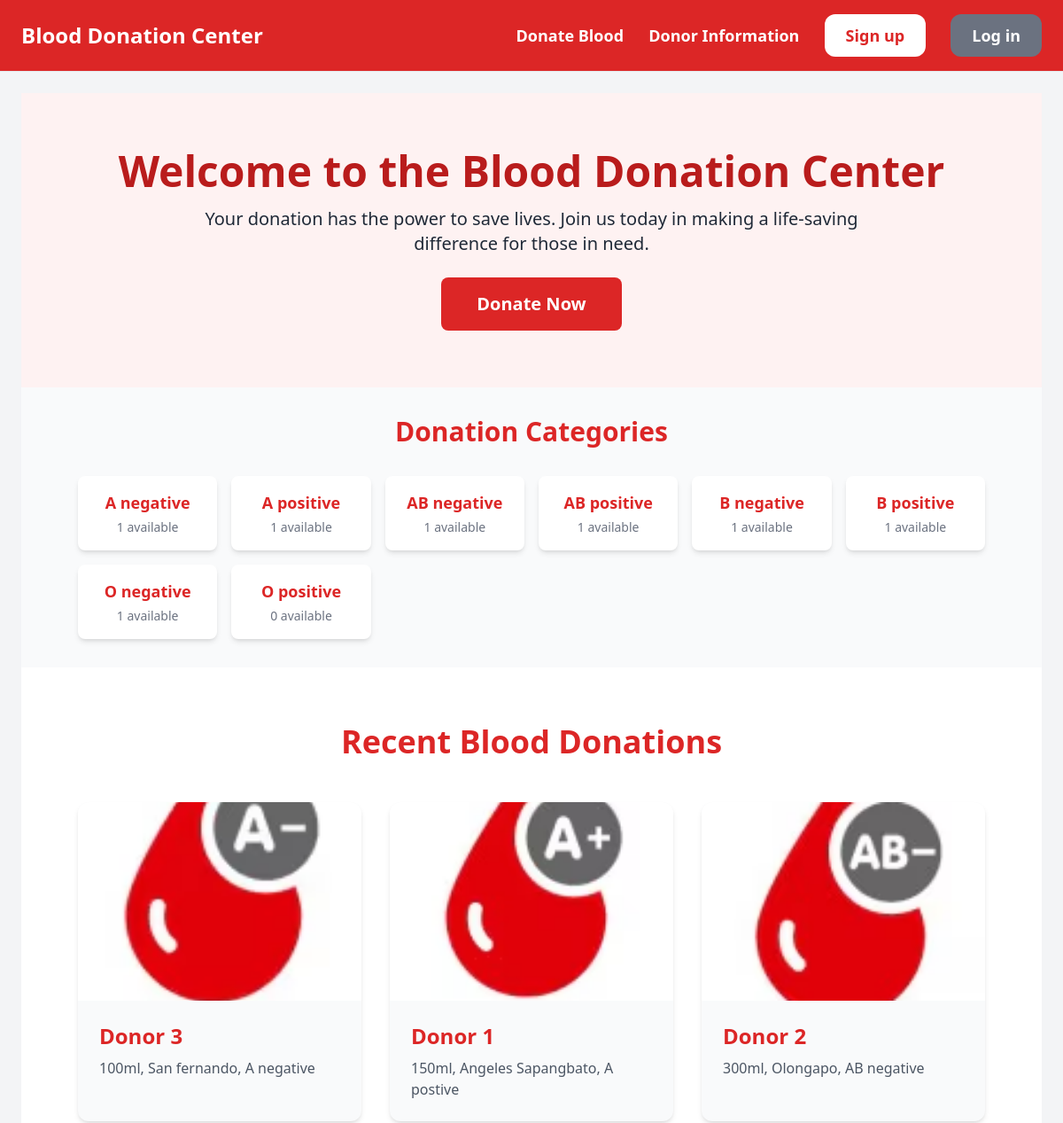
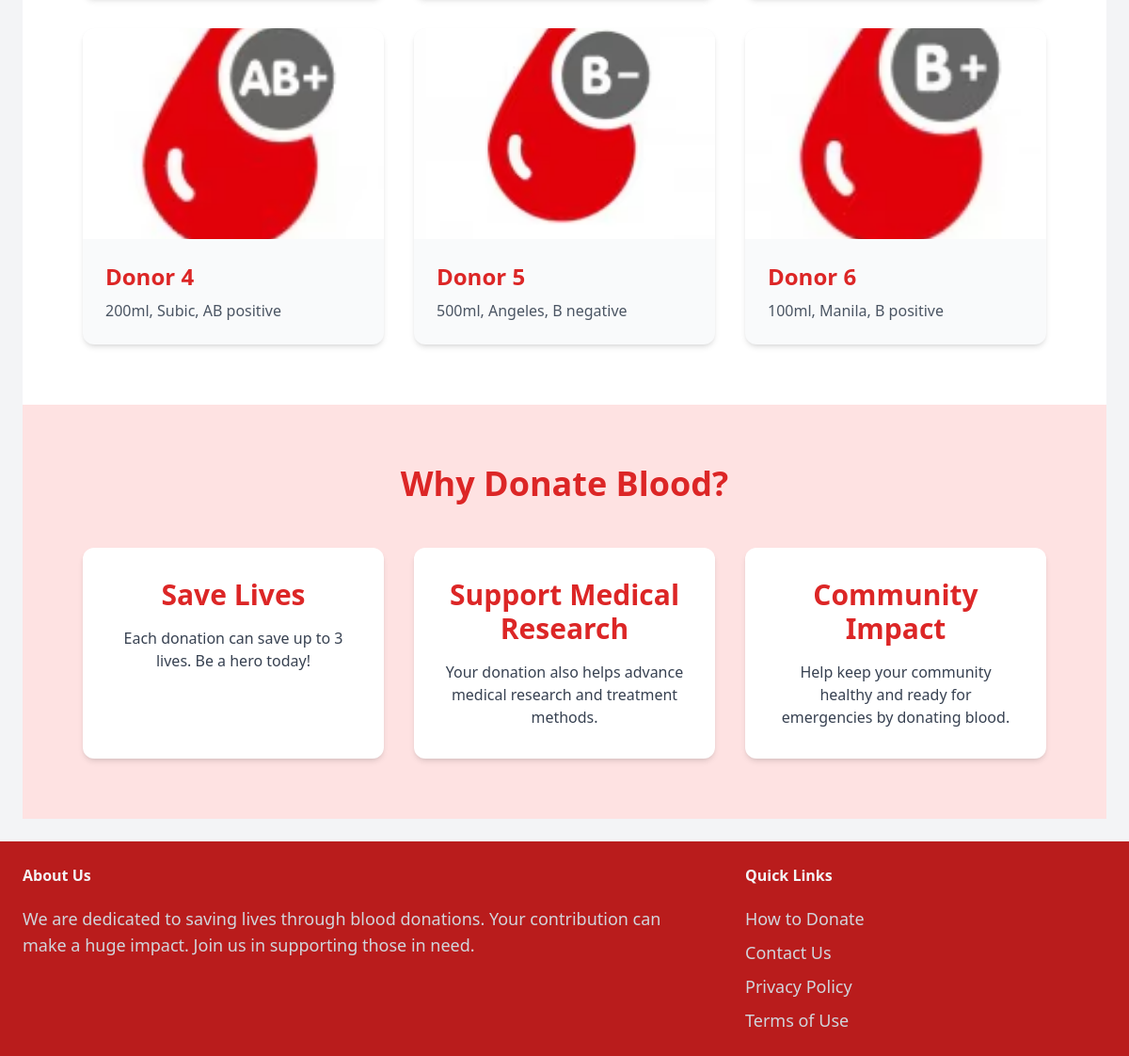
The page / on the database its author committed (2 pictures, top to bottom).
### item/models.py (models this page shows, shortened)
class Category(models.Model):
    name = models.CharField(max_length=255)
    class Meta:
        ordering = ('name',)
        verbose_name_plural = 'Categories'

class Item(models.Model):
    category = models.ForeignKey(Category, related_name='items', on_delete=models.CASCADE)
    name = models.CharField(max_length=255)
    description = models.TextField(blank=True, null=True)
    price = models.FloatField()
    image = models.ImageField(upload_to='item_images', blank=True, null=True)
    is_sold = models.BooleanField(default=False)
    created_by = models.ForeignKey(User, related_name='items', on_delete=models.CASCADE)
    created_at = models.DateTimeField(auto_now_add=True)

### core/views.py (the view)
# urls.py: path('', index, name='index'),
def index(request):
    items = Item.objects.filter(is_sold=False)[0:6]
    categories = Category.objects.all()
    return render(request, 'core/index.html', {
        'categories': categories,
        'items': items,
    })

### core/templates/core/index.html (shortened to what this page needs)
{% extends 'core/base.html' %}
{% block content %}
    <section class="bg-red-50 py-16">
        <div class="container mx-auto text-center">
            <h1 class="text-5xl font-extrabold text-red-700">Welcome to the Blood Donation Center</h1>
            <p class="mt-4 text-xl text-gray-800 max-w-3xl mx-auto">Your donation has the power to save lives. Join us today in making a life-saving difference for those in need.</p>
            <a href="#" class="mt-6 inline-block px-10 py-4 bg-red-600 text-white font-semibold rounded-lg text-xl hover:bg-red-500 transition duration-300">Donate Now</a>
        </div>
    </section>
    <section class="py-8 bg-gray-50">
    <div class="container mx-auto">
        <h2 class="text-3xl text-center font-bold text-red-600 mb-8">Donation Categories</h2>
        <div class="grid grid-cols-1 sm:grid-cols-2 md:grid-cols-3 lg:grid-cols-6 gap-4">
            {% for category in categories %}
                <div class="bg-white rounded-lg shadow-md hover:shadow-lg transition duration-300">
                    <a href="#">
                        <div class="p-4 text-center">
                            <h3 class="text-lg font-bold text-red-600">{{ category.name }}</h3>
                            <p class="mt-1 text-sm text-gray-500">{{ category.items.count }} available</p>
                        </div>
                    </a>
                </div>
            {% endfor %}
        </div>
    </div>
</section>
    <section class="py-16 bg-white">
        <div class="container mx-auto">
            <h2 class="text-4xl text-center font-bold text-red-600 mb-12">Recent Blood Donations</h2>
            <div class="grid grid-cols-1 md:grid-cols-2 lg:grid-cols-3 gap-8">
                {% for item in items %}
                    <div class="bg-gray-50 rounded-xl shadow-md hover:shadow-lg transition duration-300">
                        <div>
                            <img src="{{ item.image.url }}" alt="{{ item.name }}" class="rounded-t-xl w-full h-56 object-cover">
                        </div>
                        <div class="p-6">
                            <h3 class="text-2xl font-bold text-red-600">{{ item.name }}</h3>
                            <p class="mt-2 text-gray-600">{{ item.description }}</p>
                        </div>
                    </div>
                {% endfor %}
            </div>
        </div>
    </section>
    <section class="bg-red-100 py-16">
        <div class="container mx-auto">
            <h2 class="text-4xl text-center font-bold text-red-600 mb-12">Why Donate Blood?</h2>
            <div class="grid grid-cols-1 md:grid-cols-2 lg:grid-cols-3 gap-8 text-center">
                <div class="bg-white p-8 rounded-xl shadow-md hover:shadow-lg transition duration-300">
                    <h3 class="text-3xl font-bold text-red-600">Save Lives</h3>
                    <p class="mt-4 text-gray-700">Each donation can save up to 3 lives. Be a hero today!</p>
                </div>
                <div class="bg-white p-8 rounded-xl shadow-md hover:shadow-lg transition duration-300">
                    <h3 class="text-3xl font-bold text-red-600">Support Medical Research</h3>
                    <p class="mt-4 text-gray-700">Your donation also helps advance medical research and treatment methods.</p>
                </div>
                <div class="bg-white p-8 rounded-xl shadow-md hover:shadow-lg transition duration-300">
                    <h3 class="text-3xl font-bold text-red-600">Community Impact</h3>
                    <p class="mt-4 text-gray-700">Help keep your community healthy and ready for emergencies by donating blood.</p>
                </div>
            </div>
        </div>
    </section>
{% endblock %}

### core/templates/core/base.html (shortened to what this page needs)
<!doctype html>
<html>
    <head>
        <script src="https://cdn.tailwindcss.com"></script>
    </head>
    <body class="bg-gray-100">
        <nav class="py-6 px-6 flex justify-between items-center border-b border-gray-200 bg-red-600">
            <a href="/" class="text-2xl font-semibold text-white">Blood Donation Center</a>
            <div class="space-x-6">
                <a href="#" class="text-lg font-semibold text-white hover:text-red-200">Donate Blood</a>
                <a href="#" class="text-lg font-semibold text-white hover:text-red-200">Donor Information</a>
                {% if request.user.is_authenticated %}
                    <a href="#" class="px-6 py-3 text-lg font-semibold bg-white text-red-600 rounded-xl hover:bg-gray-100">Inbox</a>
                    <a href="#" class="px-6 py-3 text-lg font-semibold bg-gray-500 text-white rounded-xl hover:bg-gray-700">Dashboard</a>
                {% else %}
                    <a href="{% url 'core:signup' %}" class="px-6 py-3 text-lg font-semibold bg-white text-red-600 rounded-xl hover:bg-gray-100">Sign up</a>
                    <a href="{% url 'core:login' %}" class="px-6 py-3 text-lg font-semibold bg-gray-500 text-white rounded-xl hover:bg-gray-700">Log in</a>
                {% endif %}
            </div>
        </nav>
        <div class="px-6 py-6">
            {% block content %}{% endblock %}
        </div>
        <footer class="py-6 px-6 flex justify-between bg-red-700">
            <div class="w-2/3 pr-10">
                <h3 class="mb-5 font-semibold text-gray-100">About Us</h3>
                <p class="text-lg text-gray-300">We are dedicated to saving lives through blood donations. Your contribution can make a huge impact. Join us in supporting those in need.</p>
            </div>
            <div class="w-1/3">
                <h3 class="mb-5 font-semibold text-gray-100">Quick Links</h3>
                <ul class="space-y-2">
                    <li><a href="#" class="text-lg text-gray-300 hover:text-gray-100">How to Donate</a></li>
                    <li><a href="#" class="text-lg text-gray-300 hover:text-gray-100">Contact Us</a></li>
                    <li><a href="#" class="text-lg text-gray-300 hover:text-gray-100">Privacy Policy</a></li>
                    <li><a href="#" class="text-lg text-gray-300 hover:text-gray-100">Terms of Use</a></li>
                </ul>
            </div>
        </footer>
    </body>
</html>

### rows shown on the page
Category: name "A negative", items.count "1"
Category: name "A positive", items.count "1"
Category: name "AB negative", items.count "1"
Category: name "AB positive", items.count "1"
Category: name "B negative", items.count "1"
Category: name "B positive", items.count "1"
Category: name "O negative", items.count "1"
Category: name "O positive", items.count "0"
Item: image (picture), name "Donor 3", description "100ml, San fernando, A negative"
Item: image (picture), name "Donor 1", description "150ml, Angeles Sapangbato, A postive"
Item: image (picture), name "Donor 2", description "300ml, Olongapo, AB negative"
Item: image (picture), name "Donor 4", description "200ml, Subic, AB positive"
Item: image (picture), name "Donor 5", description "500ml, Angeles, B negative"
Item: image (picture), name "Donor 6", description "100ml, Manila, B positive"
